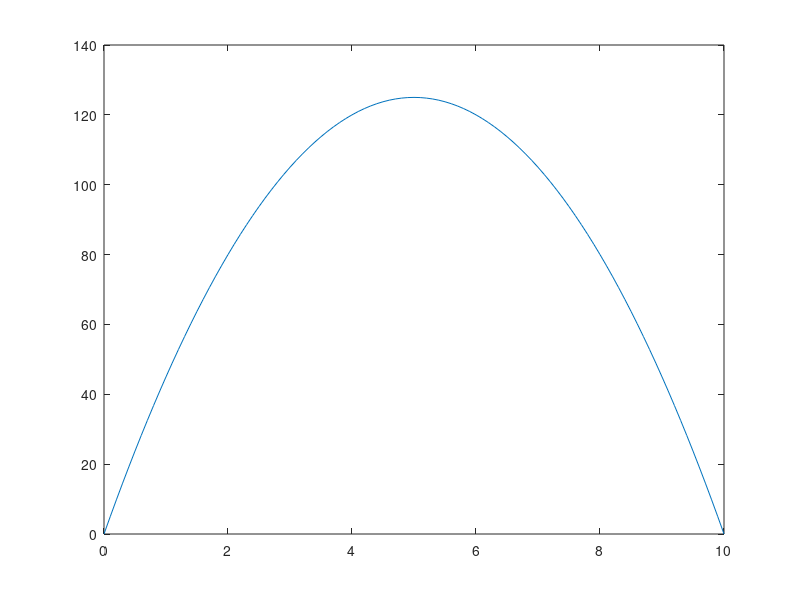
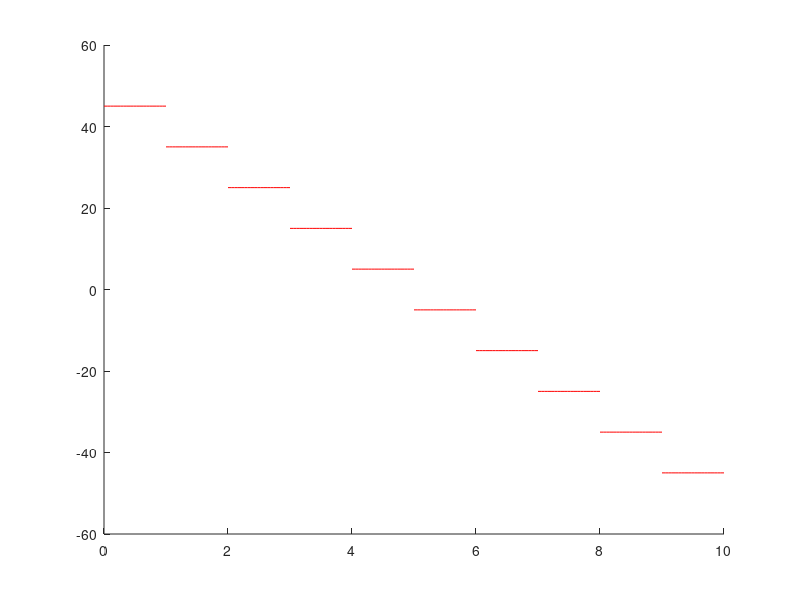
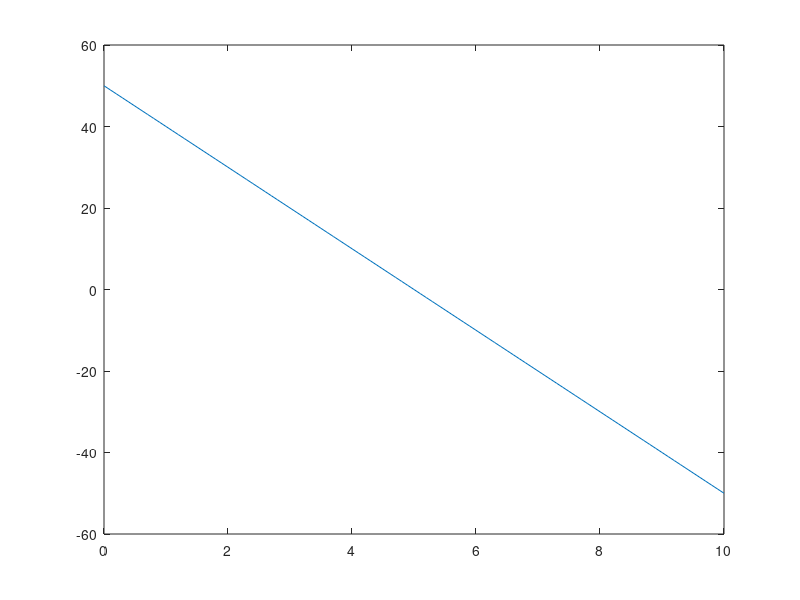
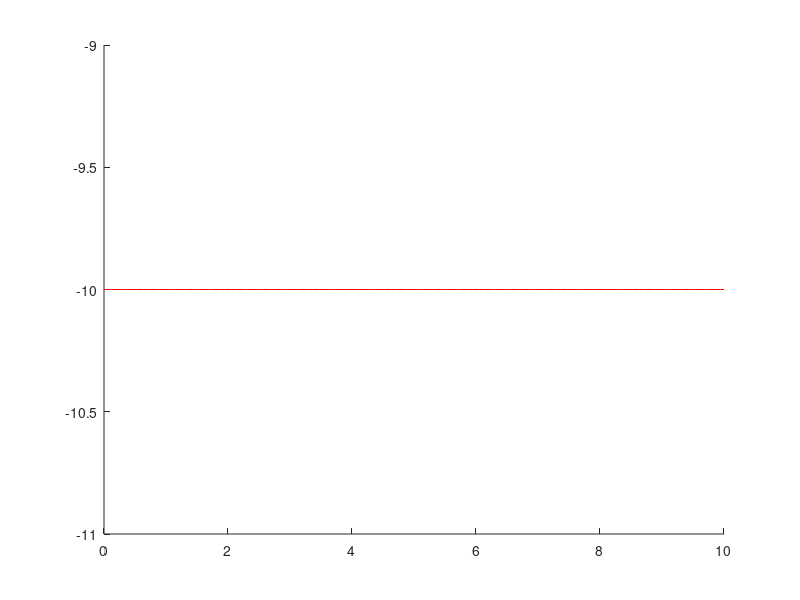

These figures' MATLAB source, in order:
clear all
close all

%La trayectoria de un proyectil se expresa por:
%y=-5(t-5)²+125

%1. Reprentar la funcion desde t=0s a t=10s
figure(1)
t = 0:0.1:10;
y = -5 *(t-5).^2 + 125;
plot(t,y)

%Determinar la velocidad media para intervalos de 1s desde t=0s a t=10s
figure(2)
hold on
i = 1; %cada segundo, 1s.
n=20; %discretizacion
while i<=10
    velocidadMedia= (-5 *(i-5).^2 + 125-(-5 *((i-1)-5).^2 + 125)/(i-(i-1)))
    Int=linspace(i-1,i,n)
    VM=velocidadMedia*ones(1,n)
    plot(Int,VM,'r')
    i = i +1;
end

%Velocidad instantanea en funcion de t
figure(3)
%derivada
y_derivada = (-5)*(2*t - 10);
plot(t,y_derivada)

%Velocidad media en funcion de t
figure(4)
hold on
j = 1;
n=20; %discretizacion
while j<=10
    velocidadMedia= (((-5)*(2*j - 10)-((-5)*(2*(j-1) - 10)))/(j-(j-1)));
    Int=linspace(j-1,j,n);
    VM=velocidadMedia*ones(1,n);
    plot(Int,VM,'r')
    j = j +1;
end
